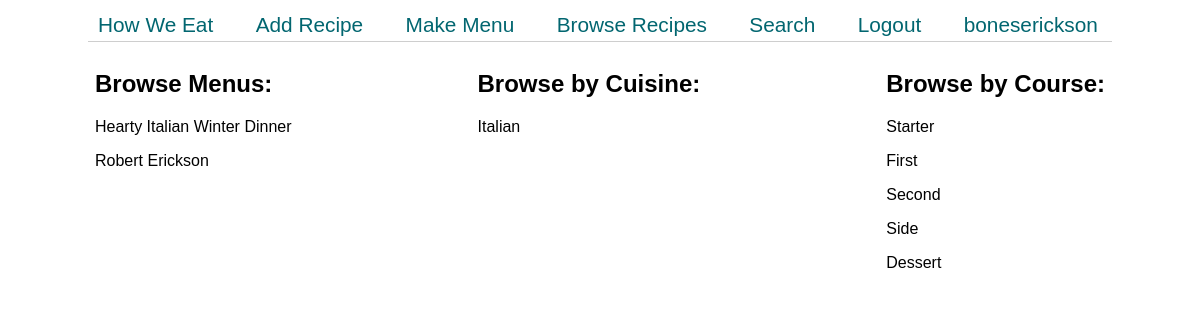
/browse (signed in), run on the app's committed database.
### cooking/models.py (models this page shows)
class User(AbstractUser):
    pass

class Menu(models.Model):
    creator = models.ForeignKey(User, on_delete=models.CASCADE)
    title = models.CharField(max_length=100)
    starter = models.ForeignKey(RecipeItem, on_delete=models.SET_NULL, blank=True, null=True, related_name='starter_recipe')
    first = models.ForeignKey(RecipeItem, on_delete=models.SET_NULL, blank=True, null=True, related_name='first_recipe')
    second = models.ForeignKey(RecipeItem, on_delete=models.SET_NULL, blank=True, null=True, related_name='second_recipe')
    side1 = models.ForeignKey(RecipeItem, on_delete=models.SET_NULL, blank=True, null=True, related_name='side1_recipe')
    side2 = models.ForeignKey(RecipeItem, on_delete=models.SET_NULL, blank=True, null=True, related_name='side2_recipe')
    side3 = models.ForeignKey(RecipeItem, on_delete=models.SET_NULL, blank=True, null=True, related_name='side3_recipe')
    dessert = models.ForeignKey(RecipeItem, on_delete=models.SET_NULL, blank=True, null=True, related_name='dessert_recipe')
    def __str__(self):
        return self.title

### cooking/views.py (the view)
# urls.py: path('browse', views.browse_recipes, name="browse"),
def browse_recipes(request):
    menus = Menu.objects.all()
    cuisines = set(RecipeItem.objects.values_list('cuisine', flat=True))
    return render(request, 'cooking/browse.html', {
        "menus": menus,
        "cuisines": cuisines,
    })

### cooking/templates/cooking/browse.html
{% extends "cooking/layout.html" %}
{% block body %}
<div class="browse-body">
    <div class="browse-container">
        <div class="browse-category">
            <h2>Browse Menus:</h2>
            {% for menu in menus %}
                <p>{{ menu }}</p>
            {% endfor %}
        </div>
        <div class="browse-category">
            <h2>Browse by Cuisine:</h2>
            {% for cuisine in cuisines %}
                <p>{{ cuisine }}</p>
            {% endfor %}
        </div>
        <div class="browse-category">
            <h2>Browse by Course:</h2>
                <p>Starter</p>
                <p>First</p>
                <p>Second</p>
                <p>Side</p>
                <p>Dessert</p>
        </div>
    </div>
</div>
{% endblock %}

### cooking/templates/cooking/layout.html (shortened to what this page needs)
{% load static %}
<!DOCTYPE html>
<html lang="en">
    <head>
        <link href="{% static 'cooking/styles.css' %}" rel="stylesheet">
    </head>
    <body>
        <header class="nav-container">
            <nav class="nav-bar">
                <ul class="nav-links">
                    <a class="site-header" href="{% url 'index' %}">How We Eat</a>
                    {% if user.is_authenticated %}
                    <li class="nav-item"><a href="{% url 'add' %}">Add Recipe</a></li>
                    <li class="nav-item"><a href="{% url 'menu' %}">Make Menu</a></li>
                    {% endif %}
                    <li class="nav-item"><a href="{% url 'browse' %}">Browse Recipes</a></li>
                    <li class="nav-item"><a href="{% url 'search' %}">Search</a></li>
                    {% if user.is_authenticated %}
                    <li class="nav-item"><a href="{% url 'logout' %}">Logout</a></li>
                    <li class="nav-item"><a href="{% url 'profile' request.user %}">{{ request.user }}</a></li>
                    {% else %}
                    <li class="nav-item"><a href="{% url 'register' %}">Register</a></li>
                    <li class="nav-item"><a href="{% url 'login' %}">Login</a></li>
                    {% endif %}
                </ul>
            </nav>
    </header>
        <div class="body">
            {% block body %}
            {% endblock %}
        </div>
    </body>
</html>

### cooking/static/cooking/styles.css (style rules this page uses)
body { font-family: Arial, Helvetica, sans-serif; margin: 0; padding: 0; min-width: 400px; }
a { text-decoration: none; }
a:link, a:visited { color: #026670; }
.nav-container { display: flex; justify-content: center; align-items: center; height: 50px; }
.nav-bar { width: 1024px; border-bottom: 1px solid rgb(206, 206, 206) }
.nav-links { margin: 0 10px; padding: 0.2em 0.2em 0.2em 0; display: flex; justify-content: space-between; flex-wrap: wrap; font-size: 1.3em;; list-style: none; }
.nav-item { display: flex; padding-left: .4em; }
.browse-body { max-width: 1024px; margin: auto; }
.browse-container { display: flex; flex-wrap: wrap; justify-content: space-between; padding: 0 7px; }

### data on the page
User: user "boneserickson"
Menu: title "Hearty Italian Winter Dinner"
Menu: title "Robert Erickson"

### other printed values
{{ cuisine }} "Italian"
